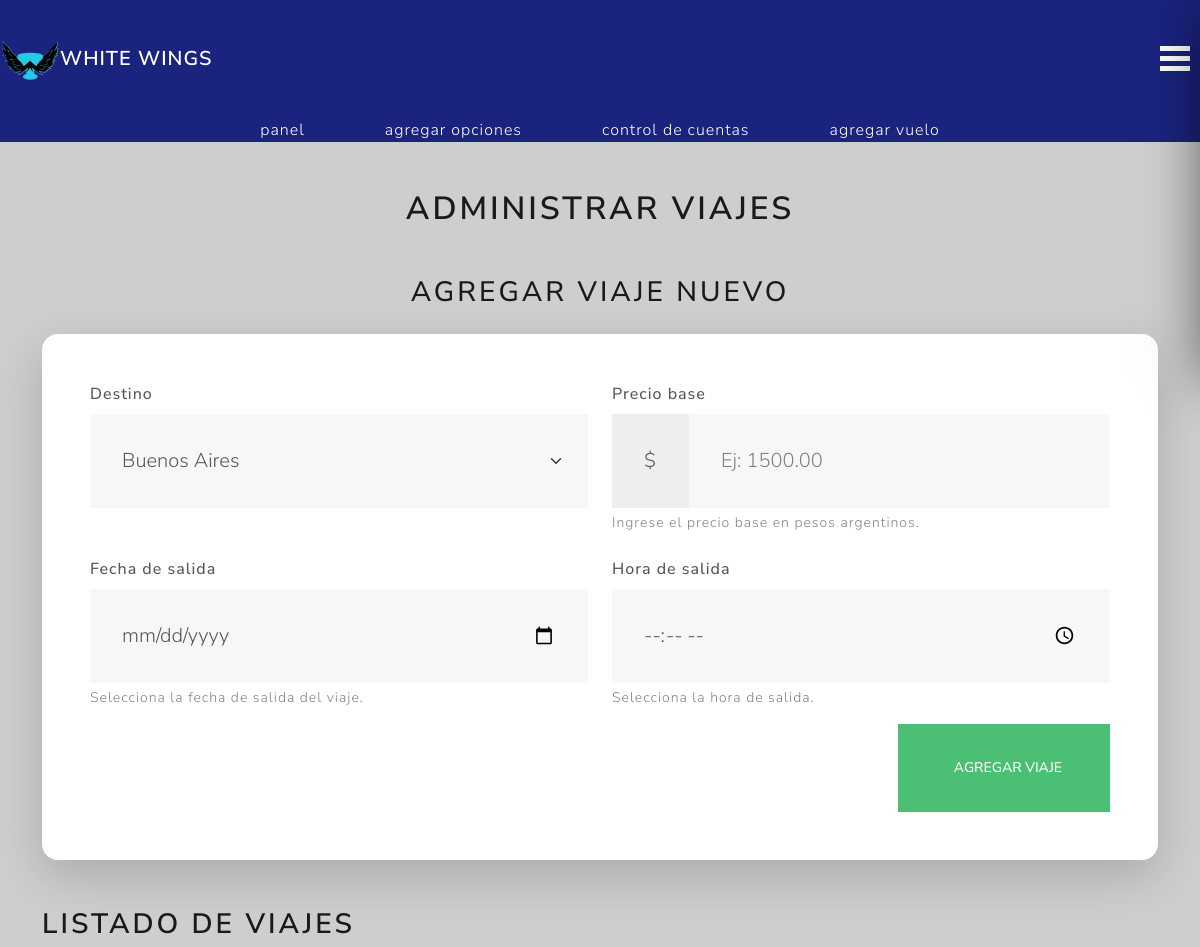
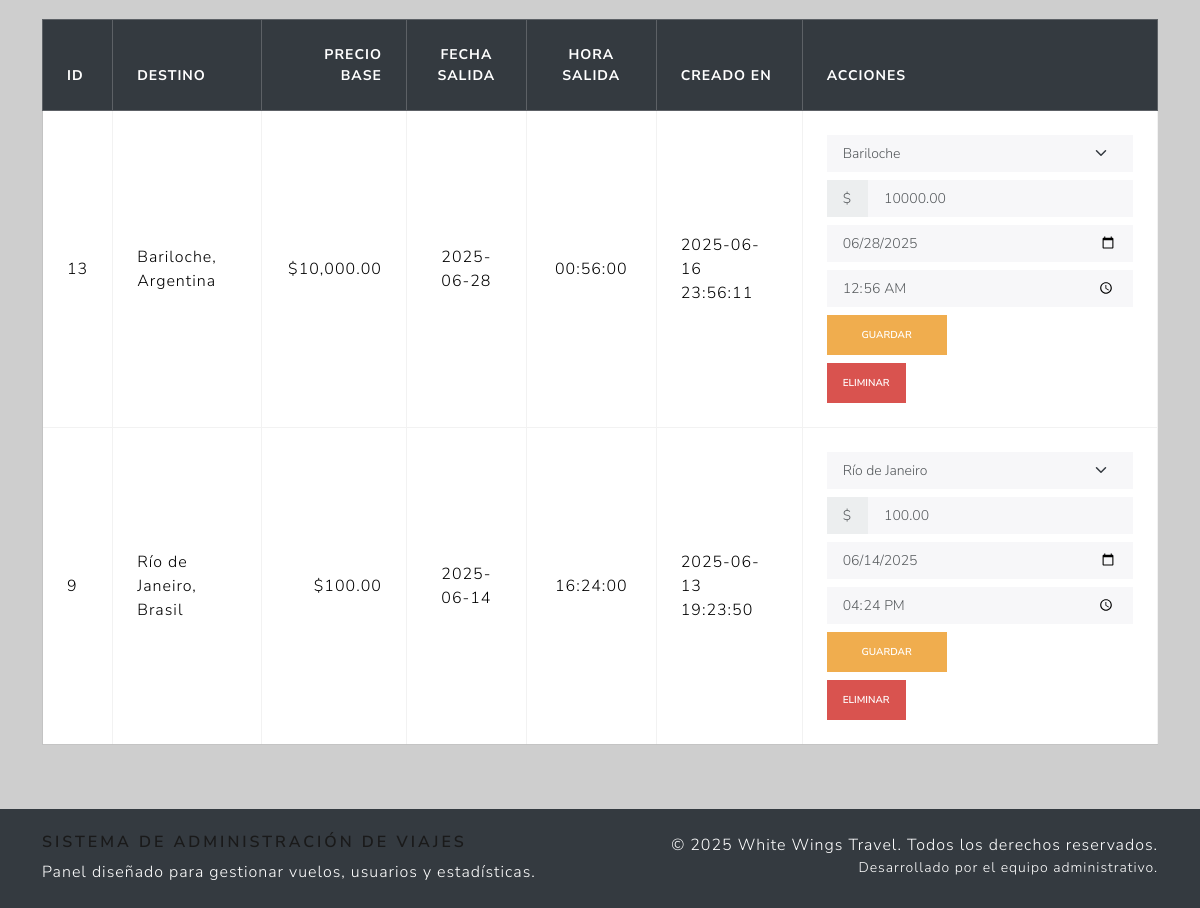
Screenshot of /admin/seccion/Control_viajes.php (signed in) with the database file from the repository (2 pictures, top to bottom).
### tables this page shows
CREATE TABLE `viajes` (
  `id` int NOT NULL,
  `destino` varchar(100) DEFAULT NULL,
  `precio_base` decimal(10,2) DEFAULT NULL,
  `fecha_salida` date DEFAULT NULL,
  `hora_salida` time DEFAULT NULL,
  `creado_en` timestamp NOT NULL DEFAULT CURRENT_TIMESTAMP
);

### admin/seccion/Control_viajes.php (the view, shortened to what this page needs)
<?php
require $_SERVER['DOCUMENT_ROOT'] . '/Olimpiadas/admin/config/bd.php';
$viajes = $pdo->query("SELECT * FROM viajes ORDER BY creado_en DESC")->fetchAll(PDO::FETCH_ASSOC);
?>
<?php include("../template/header.php") ?>
<h1 class="text-center my-5 fw-bold">Administrar Viajes</h1>
<div class="container mb-5">
    <h2 class="mb-4 text-center fw-semibold">Agregar Viaje Nuevo</h2>
    <div class="card shadow-lg border-0 rounded-4">
        <div class="card-body p-5">
            <form method="POST" class="row g-4">
                <div class="col-md-6">
                    <label for="destino" class="form-label fw-semibold">Destino</label>
                    <select id="destino" name="destino" class="form-select form-select-lg" required>
                        <optgroup label="Argentina">
                            <option value="Buenos Aires, Argentina">Buenos Aires</option>
                        </optgroup>
                    </select>
                </div>
                <div class="col-md-6">
                    <label for="precio_base" class="form-label fw-semibold">Precio base</label>
                    <div class="input-group input-group-lg">
                        <span class="input-group-text">$</span>
                        <input type="number" step="0.50" name="precio_base" id="precio_base" class="form-control"
                            required min="10" max="99999" placeholder="Ej: 1500.00" aria-describedby="precioHelp">
                    </div>
                    <div id="precioHelp" class="form-text">Ingrese el precio base en pesos argentinos.</div>
                </div>
                <div class="col-md-6">
                    <label for="fecha_salida" class="form-label fw-semibold">Fecha de salida</label>
                    <input type="date" name="fecha_salida" id="fecha_salida" class="form-control form-control-lg"
                        required aria-describedby="fechaHelp">
                    <div id="fechaHelp" class="form-text">Selecciona la fecha de salida del viaje.</div>
                </div>
                <div class="col-md-6">
                    <label for="hora_salida" class="form-label fw-semibold">Hora de salida</label>
                    <input type="time" name="hora_salida" id="hora_salida" class="form-control form-control-lg" required
                        aria-describedby="horaHelp">
                    <div id="horaHelp" class="form-text">Selecciona la hora de salida.</div>
                </div>
                <div class="col-12 text-end mt-3">
                    <button type="submit" class="btn btn-success btn-lg px-5 fw-semibold">
                        <i class="bi bi-plus-circle me-2"></i>Agregar Viaje
                    </button>
                </div>
            </form>
        </div>
    </div>
</div>
<div class="container">
    <h2 class="mb-4">Listado de viajes</h2>
    <div class="table-responsive">
        <table class="table table-bordered table-hover align-middle">
            <thead class="table-dark">
                <tr>
                    <th>ID</th>
                    <th>Destino</th>
                    <th class="text-end">Precio Base</th>
                    <th class="text-center">Fecha Salida</th>
                    <th class="text-center">Hora Salida</th>
                    <th>Creado en</th>
                    <th>Acciones</th>
                </tr>
            </thead>
            <tbody>
                <?php foreach ($viajes as $viaje): ?>
                    <tr>
                        <td><?= htmlspecialchars($viaje['id']) ?></td>
                        <td><?= htmlspecialchars($viaje['destino']) ?></td>
                        <td class="text-end">$<?= number_format($viaje['precio_base'], 2) ?></td>
                        <td class="text-center"><?= htmlspecialchars($viaje['fecha_salida']) ?></td>
                        <td class="text-center"><?= htmlspecialchars($viaje['hora_salida']) ?></td>
                        <td><?= htmlspecialchars($viaje['creado_en']) ?></td>
                        <td>
                            <form method="POST" class="mb-2 d-flex flex-wrap gap-2 align-items-center">
                                <select name="destino" class="form-select form-select-sm" required
                                    style="min-width: 140px;">
                                    <?php
                                    $destinos = [
                                        "Argentina" => ["Buenos Aires", "Córdoba", "Mendoza", "Salta", "Bariloche"],
                                        "Brasil" => ["Río de Janeiro", "São Paulo", "Salvador", "Brasilia"],
                                        "Chile" => ["Santiago", "Valparaíso", "Viña del Mar", "Puerto Montt"],
                                        "España" => ["Madrid", "Barcelona", "Sevilla", "Valencia"],
                                        "México" => ["Ciudad de México", "Cancún", "Guadalajara", "Monterrey"],
                                        "Estados Unidos" => ["Nueva York", "Los Ángeles", "Miami", "Chicago"],
                                        "Italia" => ["Roma", "Milán", "Venecia", "Florencia"],
                                        "Francia" => ["París", "Marsella", "Lyon", "Niza"],
                                    ];
                                    foreach ($destinos as $pais => $ciudades) {
                                        echo "<optgroup label=\"$pais\">";
                                        foreach ($ciudades as $ciudad) {
                                            $valor = "$ciudad, $pais";
                                            $selected = ($viaje['destino'] === $valor) ? 'selected' : '';
                                            echo "<option value=\"$valor\" $selected>$ciudad</option>";
                                        }
                                        echo "</optgroup>";
                                    }
                                    ?>
                                </select>
                                <div class="input-group input-group-sm" style="min-width: 120px;">
                                    <span class="input-group-text">$</span>
                                    <input type="number" step="0.01" name="precio_base" value="<?= $viaje['precio_base'] ?>"
                                        class="form-control" required min="10" max="99999">
                                </div>
                                <input type="date" name="fecha_salida" value="<?= $viaje['fecha_salida'] ?>"
                                    class="form-control form-control-sm" required style="min-width: 140px;">
                                <input type="time" name="hora_salida" value="<?= $viaje['hora_salida'] ?>"
                                    class="form-control form-control-sm" required style="min-width: 110px;">
                                <button type="submit" class="btn btn-warning btn-sm">Guardar</button>
                            </form>
                            <form method="POST" onsubmit="return confirm('¿Estás seguro de eliminar este viaje?');">
                                <button type="submit" class="btn btn-danger btn-sm">Eliminar</button>
                            </form>
                        </td>
                    </tr>
                <?php endforeach; ?>
            </tbody>
        </table>
    </div>
</div>
<?php include("../template/footer.php") ?>

### css/style.css (style rules this page uses)
body { color: white; background-color: rgb(206, 206, 206); margin-top: 0px; }
:root { --width: 300px; --padding: 10px; --bgcolor: #1a237e; --hovercolor: #111438; --midth-collapsed: 50px; }
.card { border: none; border-radius: 10px; }
.card { border-radius: 35px; overflow: hidden; }
form.d-flex>* { min-width: 120px; }
form.d-flex>select, form.d-flex>input { flex-grow: 1; }
form.d-flex>button { white-space: nowrap; }
table td>form { margin-bottom: 0; }
.btn-sm { margin-right: 5px; }

### rows the page displays
viajes: id "13", destino "Bariloche, Argentina", precio_base "10,000.00", fecha_salida "2025-06-28", hora_salida "00:56:00", creado_en "2025-06-16 23:56:11", precio_base "10000.00", fecha_salida "06/28/2025"
viajes: id "9", destino "Río de Janeiro, Brasil", precio_base "100.00", fecha_salida "2025-06-14", hora_salida "16:24:00", creado_en "2025-06-13 19:23:50", fecha_salida "06/14/2025"

### other values shown
form field destino "Bariloche"
form field destino "Río de Janeiro"
